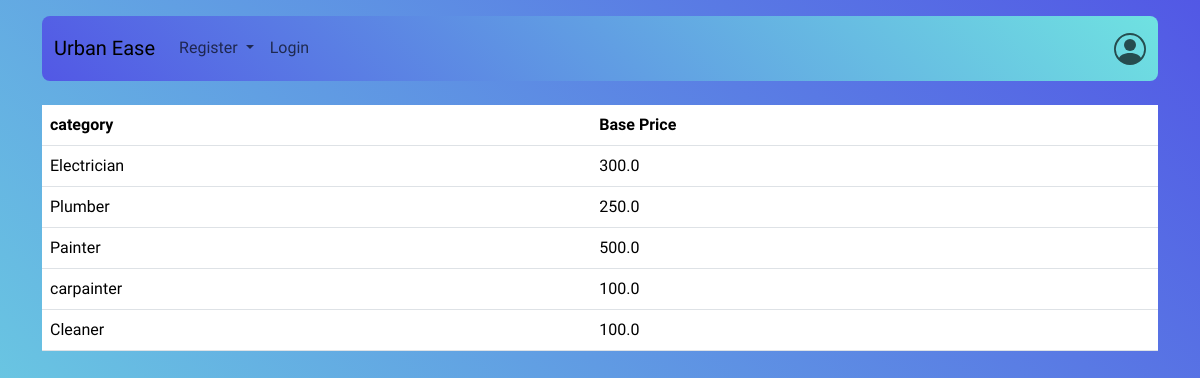
Page /baseprice on the committed database.
### application/model.py (models this page shows)
class ServiceCategory(db.Model):
    id = db.Column(db.Integer, primary_key=True)
    name = db.Column(db.String(80), nullable=False)
    base_price = db.Column(db.Float, nullable=False)
    time_required = db.Column(db.Integer, nullable=False)
    description = db.Column(db.String(80), nullable=False)
    status = db.Column(db.String(80), nullable=False)

### application/routes.py (the view)
@app.route('/baseprice')
def baseprice():
    service_categories = ServiceCategory.query.all()
    return render_template('baseprices.html', service_categories=service_categories)

### templates/baseprices.html
{% extends 'base.html' %}
{% block content %}
<table class="table">
    <thead>
      <tr>
        <th scope="col">category</th>
        <th scope="col">Base Price</th>
      </tr>
    </thead>
    <tbody>
        {% for category in service_categories %}
      <tr>
        <td scope="row">{{category.name}}</td>
        <td scope="row">{{category.base_price}}</td>
      </tr>
      {% endfor %}
    </tbody>
  </table>
{%endblock %}

### static/styles.css (style rules this page uses)
body { font-family: "Funnel Display", sans-serif; font-optical-sizing: auto; font-weight: 450; font-style: normal; }

### rows in the picture
ServiceCategory: name "Electrician", base_price "300.0"
ServiceCategory: name "Plumber", base_price "250.0"
ServiceCategory: name "Painter", base_price "500.0"
ServiceCategory: name "carpainter", base_price "100.0"
ServiceCategory: name "Cleaner", base_price "100.0"
